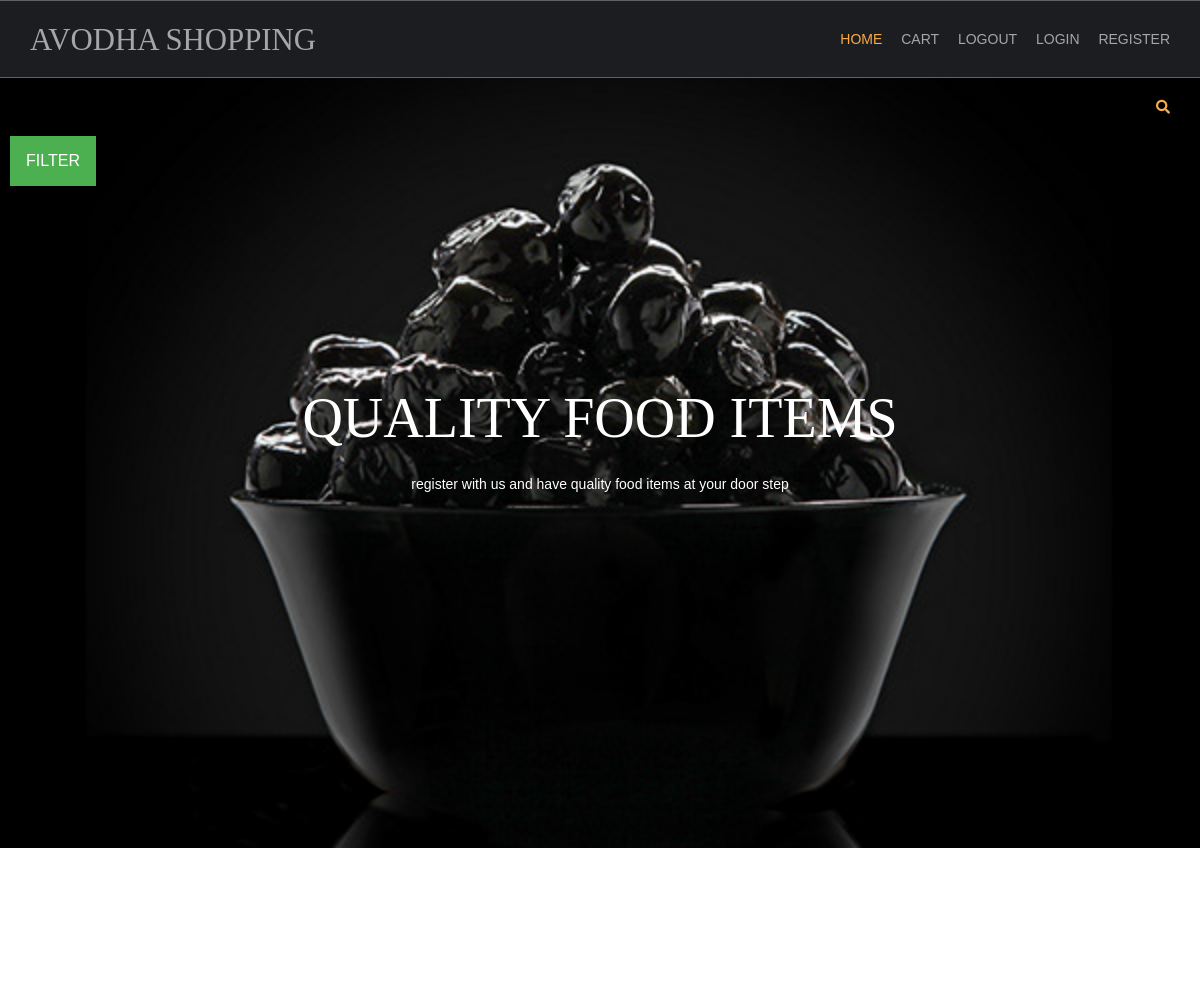
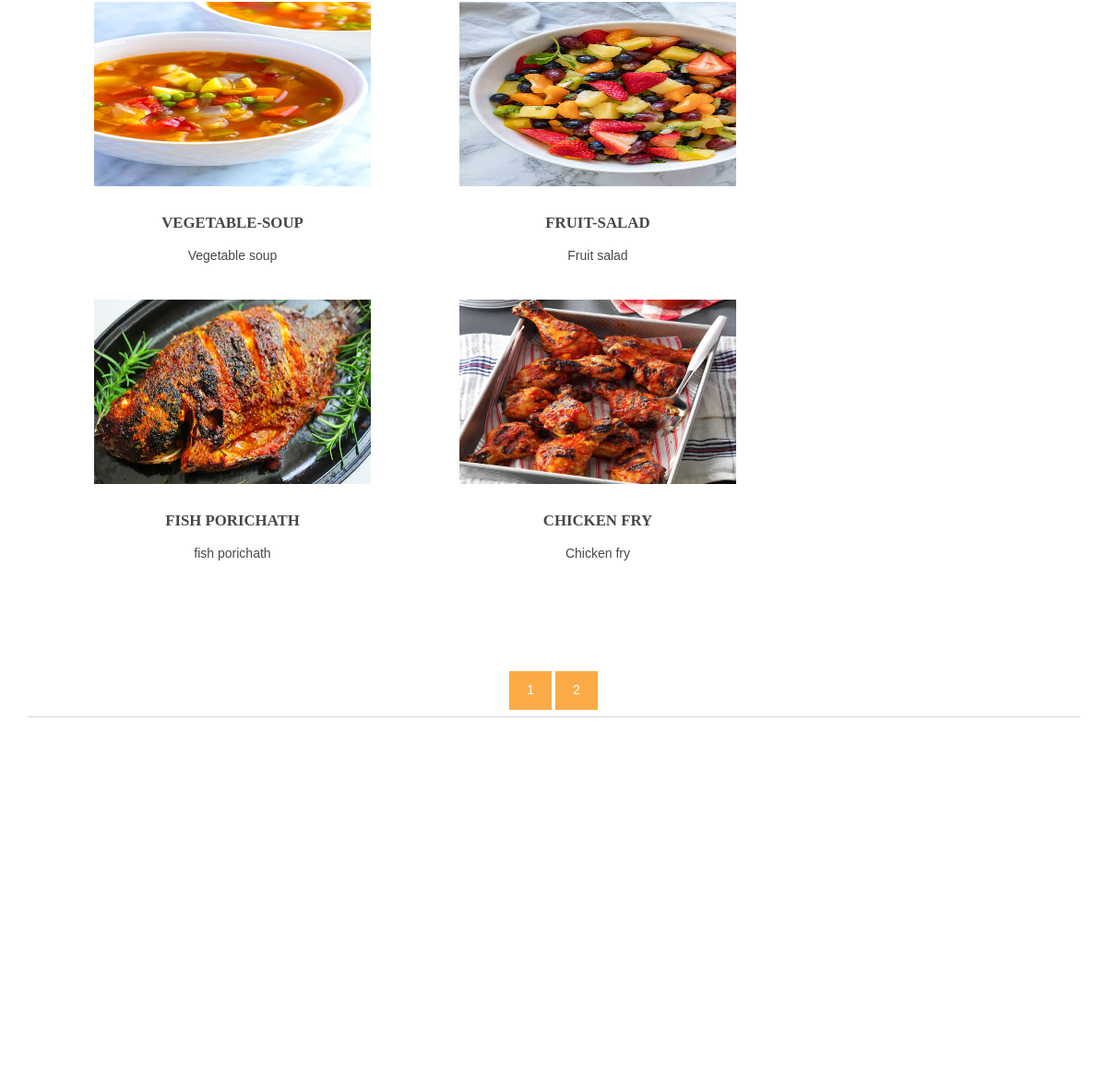
The page / on the database its author committed (2 pictures, top to bottom).
### shop/models.py (models this page shows, shortened)
class products(models.Model):
    name=models.CharField(max_length=150,unique=True)
    slug=models.SlugField(max_length=150,unique=True)
    img=models.ImageField(upload_to='product')
    desc=models.TextField()
    stock=models.IntegerField()
    available=models.BooleanField()
    price=models.IntegerField()
    category=models.ForeignKey(categ,on_delete=models.CASCADE)

### shop/views.py (the view)
# urls.py: 2. Add a URL to urlpatterns:  path('', views.home, name='home')
def home(request,c_slug=None):
    c_page=None
    prodt=None
    if c_slug!=None:
        c_page=get_object_or_404(categ,slug=c_slug)
        prodt=products.objects.filter(category=c_page,available=True)
    else:
        prodt=products.objects.all().filter(available=True)
    cat=categ.objects.all()
    paginator=Paginator(prodt,4)
    try:
        page=int(request.GET.get('page','1'))
    except:
        page=1
    try:
        pro=paginator.page(page)
    except(EmptyPage,InvalidPage):
        pro=paginator.page(paginator.num_pages)
    return render(request,'index.html',{'pr':prodt,'ct':cat,'pg':pro})
    prod=products.objects.all()
    return render(request,'index.html',{'pr':prodt,'ct':ca,})

### shop/models.py (called while the page is built)
    def get_url(self):
        return reverse('prod_cat',args=[self.slug])

### templates/index.html (shortened to what this page needs)
{% extends 'base.html' %}
{% load static %}
{% block content %}
<html lang="">
<head>
<link href="{% static 'hm/layout/styles/layout.css' %}" rel="stylesheet" type="text/css" media="all">
</head>
<body id="top">
<div class="abcd" style="background-image:url({% static 'hm/images/demo/backgrounds/bg.jpg' %});">
    <div class="wrapper row0">
    <div id="topbar" class="hoc clear">
  <div class="fl_right">
        <ul class="nospace">
          <li id="searchform">
          </li>
        </ul>
      </div>
    </div>
      <div class="dropdown">
  <button class="dropbtn">FILTER</button>
</div>
  <div id="pageintro" class="hoc clear">
    <article>
      <h3 class="heading">QUALITY FOOD ITEMS</h3>
      <p>register with us and have quality food items at your door step</p>
    </article>
  </div>
</div>
<div class="wrapper row3">
  <main class="hoc container clear">
    <section id="introblocks">
      <ul class="nospace group btmspace-80">
        {% for i in pg.object_list %}
        <li class="one_third">
          <figure><a class="imgover" href="{{i.get_url}}"><img src="{{i.img.url}}" alt=""  style="height:200;width:300;"></a>
            <figcaption>
              <h6 class="heading">{{i.name}}</h6>
              <p>{{i.desc}}</p>
              <br>
            </figcaption>
          </figure>
        </li>
        {% endfor %}
      </ul>
    </section>
    <center>
{% for p in pg.paginator.page_range %}
<a href="?page={{p}}" class="btn btn-light btn-sm {% if pg.number == p %} active {% endif %}">{{p}}</a>
{% endfor %}
    </center>
    <hr class="btmspace-80">
  </main>
</body>
</html>
{% endblock %}

### templates/base.html (shortened to what this page needs)
{% load static %}
<html lang="">
<head>
<link href="{% static 'hm/layout/styles/layout.css' %}" rel="stylesheet" type="text/css" media="all">
</head>
<body id="top">
  <div class="wrapper row1">
    <header id="header" class="hoc clear">
      <div id="logo" class="fl_left">
        <h1><a href="/">AVODHA SHOPPING</a></h1>
      </div>
      <nav id="mainav" class="fl_right">
        <ul class="clear">
          <li class="active"><a href="/">HOMe</a></li>
          <li><a class="active" href="{% url 'cartDetails' %}">Cart</a></li>
          <li><a class="active" href="#">Logout</a></li>
          <li><a class="active" href="#">Login</a></li>
          <li><a class="active" href="#">Register</a></li>
        </ul>
      </nav>
    </header>
  </div>
{% block content %}
{% endblock %}
</body>
</html>

### static/hm/layout/styles/layout.css (style rules this page uses)
.row1 { border:solid; border-width:1px 0; }
#topbar { padding:20px 0; font-size:.8rem; text-transform:uppercase; }
#topbar ul li { display:inline-block; margin-right:15px; }
#topbar ul li:last-child { margin-right:0; padding-right:0; border-right:none; }
#topbar #searchform { position:relative; line-height:1; z-index:9999; }
#topbar #searchform::after { display:block; height:18px; line-height:18px; padding:0; font-family:"Font Awesome\ 5 Free"; font-weight:900; font-size:1rem; content:"\f002"; }
#topbar #searchform ::placeholder { text-transform:capitalize; }
#header #logo { margin:22px 0 0 0; }
#header #logo h1 { margin:0; padding:0; font-size:2.2rem; text-transform:uppercase; }
#pageintro { padding:200px 0 300px; }
#pageintro article, #pageintro article p { display:block; max-width:75%; margin:0 auto; text-align:center; }
#pageintro article p { max-width:65%; line-height:2rem; }
#pageintro .heading { margin-bottom:20px; font-size:4rem; }
.container { padding:80px 0; }
#introblocks { display:block; position:relative; margin:-180px 0 0 0; z-index:1; text-align:center; }
#introblocks figure figcaption { display:block; padding:30px 0 0 0; text-align:center; }
#introblocks figure figcaption .heading { font-size:1.2rem; font-weight:700; margin-bottom:0; }
*, *::before, *::after { transition:all .3s ease-in-out; }
nav ul, nav ol { margin:0; padding:0; list-style:none; }
#mainav, #breadcrumb, .sidebar nav { line-height:normal; }
#mainav ul { text-transform:uppercase; }
#mainav li { display:inline-block; position:relative; margin:0 15px 0 0; padding:0; }
#mainav li:last-child { margin-right:0; }
#mainav li a { display:block; padding:30px 0; }
body { color:#A5A6AA; background-color:#1C1D21; }
a { color:#FBAB45; }
hr, .borderedbox { border-color:#D7D7D7; }
.btn, .btn.inverse:hover { color:#FFFFFF; background-color:#FBAB45; border-color:#FBAB45; }
.imgover, .imgover:hover::after { color:#FFFFFF; }
.row1 { border-color:rgba(255,255,255,.3); }
.row3 { color:#474747; background-color:#FFFFFF; }
#topbar #searchform { color:#FBAB45; }
#header #logo h1 a { color:inherit; }
#pageintro { color:#FFFFFF; }
#mainav li a { color:inherit; }
#mainav .active a, #mainav a:hover, #mainav li:hover > a { color:#FBAB45; background-color:inherit; }
@media screen and (min-width:1140px) { .hoc { max-width:1140px; } }

### templates/index.html (style rules this page uses)
.dropbtn { background-color: #4CAF50; color: white; padding: 16px; font-size: 16px; border: none; cursor: pointer; }
.dropdown { position: relative; display: inline-block; padding-left:10px; }
.abcd { height:100%; background-position:center; background-repeat:no-repeat; background-size:cover; }

### rows shown on the page
products: img (picture), name "VEGETABLE-SOUP", desc "Vegetable soup"
products: img (picture), name "FRUIT-SALAD", desc "Fruit salad"
products: img (picture), name "FISH PORICHATH", desc "fish porichath"
products: img (picture), name "CHICKEN FRY", desc "Chicken fry"

### other values the page prints
{{ p }} "1" "2"
